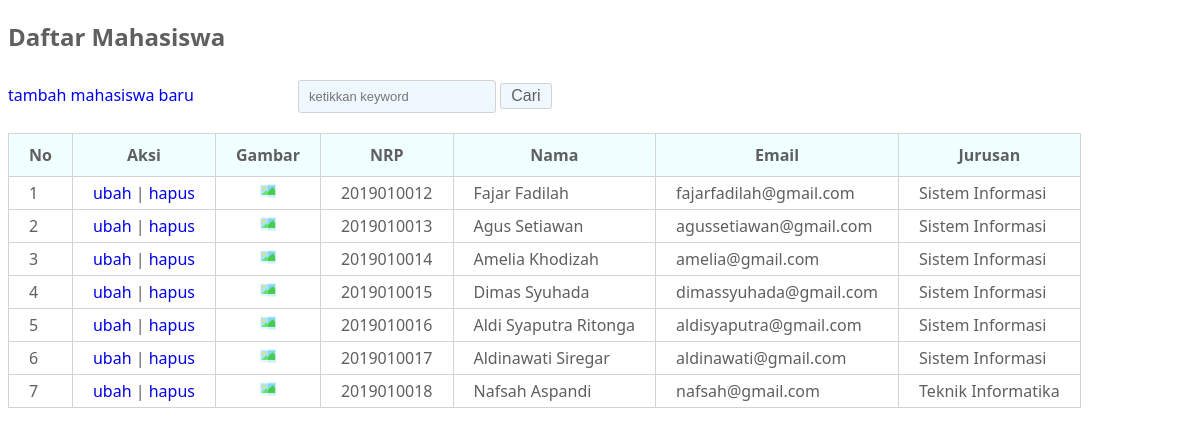
Page /13-upload/index.php on the committed database.
### tables this page shows
CREATE TABLE `mahasiswa` (
  `id` int(11) NOT NULL AUTO_INCREMENT,
  `nrp` char(10) NOT NULL,
  `nama` varchar(100) NOT NULL,
  `email` varchar(100) NOT NULL,
  `jurusan` varchar(64) NOT NULL,
  `gambar` varchar(64) NOT NULL,
  PRIMARY KEY (`id`)
);

### 13-upload/function.php (called while the page is built, shortened)
<?php
$koneksi = mysqli_connect("localhost", "root", "", "tutorial_php_wpu");
function query($sql)
{
    global $koneksi;
    $hasil = mysqli_query($koneksi, $sql);
    $rows = [];
    while ($data = mysqli_fetch_assoc($hasil)) {
        $rows[] = $data;
    }
    return $rows;
}

### 13-upload/index.php (the view, shortened to what this page needs)
<?php
require_once "function.php";
$mahasiswa = query("SELECT * FROM mahasiswa");
?>
<!DOCTYPE html>
<html lang="en">
<head>
    <link rel="stylesheet" href="css/table.css">
    <link rel="stylesheet" href="css/cari.css">
</head>
<body>
    <h2>Daftar Mahasiswa</h2>
    <a href="tambah.php">tambah mahasiswa baru</a>
    <form action="" method="POST">
        <input type="text" name="keyword" autocomplete="off" autofocus placeholder="ketikkan keyword">
        <button type="submit" name="cari">Cari</button>
    </form>
    <table>
        <thead>
            <tr>
                <th>No</th>
                <th>Aksi</th>
                <th>Gambar</th>
                <th>NRP</th>
                <th>Nama</th>
                <th>Email</th>
                <th>Jurusan</th>
            </tr>
        </thead>
        <tbody>
            <?php
            $no = 1;
            foreach ($mahasiswa as $mhs) : ?>
                <tr>
                    <td><?= $no; ?></td>
                    <td>
                        <a href="ubah.php?id=<?= $mhs['id'] ?>">ubah</a> |
                        <a href="hapus.php?id=<?= $mhs['id'] ?>" id="hapus">hapus</a>
                    </td>
                    <td class="foto">
                    </td>
                    <td><?= $mhs['nrp']; ?></td>
                    <td><?= $mhs['nama']; ?></td>
                    <td><?= $mhs['email']; ?></td>
                    <td><?= $mhs['jurusan'] ?></td>
                </tr>
            <?php
                $no++;
            endforeach; ?>
        </tbody>
    </table>
</body>
</html>

### 13-upload/css/table.css (style rules this page uses)
h2 + a { text-decoration: none; }
table { border-collapse: collapse; margin-top: 20px; }
thead tr th { padding: 10px 20px; background-color: azure; }
th, td { border: 1px solid rgb(212, 211, 211); padding: 5px 20px; }
tbody tr td a { text-decoration: none; }
tbody tr td.foto { position: relative; text-align: center; }
tbody tr td.foto::after { content: ""; display: inline-block; width: 16px; height: 16px; background-image: url(../img/001-picture.png); }

### 13-upload/css/cari.css (style rules this page uses)
form { display: inline-block; margin-left: 100px; }
form input { padding: 8px 10px; font-size: 13px; color: rgb(95, 95, 95); background-color: aliceblue; border: 1px solid rgb(212, 211, 211); border-radius: 3px; }
form button { margin-top: 10px; padding: 3px 10px; background-color: aliceblue; border: 1px solid rgb(212, 211, 211); border-radius: 3px; font-size: 1em; color: rgb(95, 95, 95); }

### 13-upload/css/variabel.css (style rules this page uses)
body { font-family: 'Segoe UI', Tahoma, Geneva, Verdana, sans-serif; color: rgb(95, 95, 95); }

### rows in the picture
mahasiswa: nrp "2019010012", nama "Fajar Fadilah", email "fajarfadilah@gmail.com", jurusan "Sistem Informasi"
mahasiswa: nrp "2019010013", nama "Agus Setiawan", email "agussetiawan@gmail.com", jurusan "Sistem Informasi"
mahasiswa: nrp "2019010014", nama "Amelia Khodizah", email "amelia@gmail.com", jurusan "Sistem Informasi"
mahasiswa: nrp "2019010015", nama "Dimas Syuhada", email "dimassyuhada@gmail.com", jurusan "Sistem Informasi"
mahasiswa: nrp "2019010016", nama "Aldi Syaputra Ritonga", email "aldisyaputra@gmail.com", jurusan "Sistem Informasi"
mahasiswa: nrp "2019010017", nama "Aldinawati Siregar", email "aldinawati@gmail.com", jurusan "Sistem Informasi"
mahasiswa: nrp "2019010018", nama "Nafsah Aspandi", email "nafsah@gmail.com", jurusan "Teknik Informatika"
